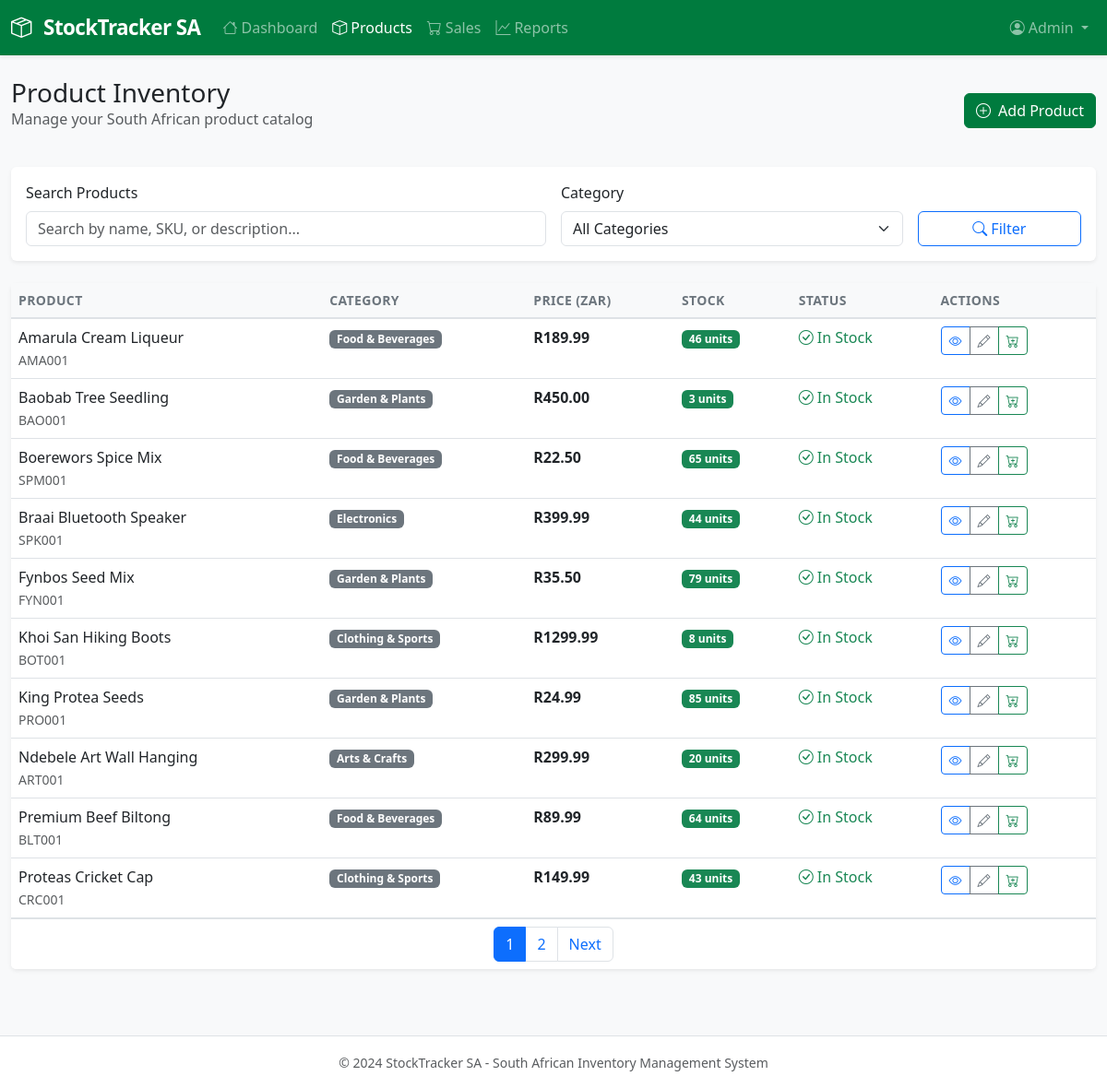
Screenshot of /products/ with the database file from the repository.
### inventory/models.py (models this page shows, shortened)
class Product(models.Model):
    CATEGORY_CHOICES = [
        ('food_beverages', 'Food & Beverages'),
        ('clothing_sports', 'Clothing & Sports'),
        ('arts_crafts', 'Arts & Crafts'),
        ('garden_plants', 'Garden & Plants'),
        ('home_living', 'Home & Living'),
        ('electronics', 'Electronics'),
    ]
    id = models.UUIDField(primary_key=True, default=uuid.uuid4, editable=False)
    name = models.CharField(max_length=200)
    sku = models.CharField(max_length=50, unique=True)
    description = models.TextField(blank=True, null=True)
    category = models.CharField(max_length=20, choices=CATEGORY_CHOICES)
    price = models.DecimalField(max_digits=10, decimal_places=2, validators=[MinValueValidator(Decimal('0.01'))])
    stock = models.PositiveIntegerField(default=0)
    low_stock_threshold = models.PositiveIntegerField(default=10)
    created_at = models.DateTimeField(auto_now_add=True)
    updated_at = models.DateTimeField(auto_now=True)
    class Meta:
        ordering = ['name']
    @property
    def is_low_stock(self):
        return self.stock <= self.low_stock_threshold
    @property
    def is_out_of_stock(self):
        return self.stock == 0

### inventory/views.py (the view)
# urls.py: path('products/', views.product_list, name='product_list'),
def product_list(request):
    search_query = request.GET.get('search', '')
    category_filter = request.GET.get('category', '')
    products = Product.objects.all()
    if search_query:
        products = products.filter(
            Q(name__icontains=search_query) |
            Q(sku__icontains=search_query) |
            Q(description__icontains=search_query)
        )
    if category_filter:
        products = products.filter(category=category_filter)
    paginator = Paginator(products, 10)
    page_number = request.GET.get('page')
    page_obj = paginator.get_page(page_number)
    categories = Product.CATEGORY_CHOICES
    context = {
        'page_obj': page_obj,
        'categories': categories,
        'search_query': search_query,
        'category_filter': category_filter,
    }
    return render(request, 'inventory/product_list.html', context)

### templates/inventory/product_list.html (shortened to what this page needs)
{% extends 'base.html' %}
{% load static %}
{% block content %}
<div class="row">
    <div class="col-12">
        <div class="d-flex justify-content-between align-items-center mb-4">
            <div>
                <h1 class="h3 mb-0">Product Inventory</h1>
                <p class="text-muted">Manage your South African product catalog</p>
            </div>
            <div>
                <a href="/admin/inventory/product/add/" class="btn btn-primary">
                    <i class="bi bi-plus-circle me-2"></i>Add Product
                </a>
            </div>
        </div>
    </div>
</div>
<div class="row mb-4">
    <div class="col-12">
        <div class="card border-0 shadow-sm">
            <div class="card-body">
                <form method="get" class="row g-3">
                    <div class="col-md-6">
                        <label for="search" class="form-label">Search Products</label>
                        <input type="text"
                               class="form-control"
                               id="search"
                               name="search"
                               value="{{ search_query }}"
                               placeholder="Search by name, SKU, or description...">
                    </div>
                    <div class="col-md-4">
                        <label for="category" class="form-label">Category</label>
                        <select class="form-select" id="category" name="category">
                            <option value="">All Categories</option>
                        </select>
                    </div>
                    <div class="col-md-2">
                        <label class="form-label">&nbsp;</label>
                        <div class="d-grid">
                            <button type="submit" class="btn btn-outline-primary">
                                <i class="bi bi-search me-1"></i>Filter
                            </button>
                        </div>
                    </div>
                </form>
            </div>
        </div>
    </div>
</div>
<div class="row">
    <div class="col-12">
        <div class="card border-0 shadow-sm">
            <div class="card-body p-0">
                {% if page_obj %}
                    <div class="table-responsive">
                        <table class="table table-hover mb-0">
                            <thead class="table-light">
                                <tr>
                                    <th>Product</th>
                                    <th>Category</th>
                                    <th>Price (ZAR)</th>
                                    <th>Stock</th>
                                    <th>Status</th>
                                    <th>Actions</th>
                                </tr>
                            </thead>
                            <tbody>
                                {% for product in page_obj %}
                                <tr>
                                    <td>
                                        <div>
                                            <div class="fw-medium">{{ product.name }}</div>
                                            <small class="text-muted">{{ product.sku }}</small>
                                        </div>
                                    </td>
                                    <td>
                                        <span class="badge bg-secondary">{{ product.get_category_display }}</span>
                                    </td>
                                    <td>
                                        <strong>R{{ product.price }}</strong>
                                    </td>
                                    <td>
                                        <span class="badge {% if product.stock == 0 %}bg-danger{% elif product.is_low_stock %}bg-warning text-dark{% else %}bg-success{% endif %}">
                                            {{ product.stock }} units
                                        </span>
                                    </td>
                                    <td>
                                        {% if product.is_out_of_stock %}
                                            <span class="text-danger">
                                                <i class="bi bi-x-circle me-1"></i>Out of Stock
                                            </span>
                                        {% elif product.is_low_stock %}
                                            <span class="text-warning">
                                                <i class="bi bi-exclamation-triangle me-1"></i>Low Stock
                                            </span>
                                        {% else %}
                                            <span class="text-success">
                                                <i class="bi bi-check-circle me-1"></i>In Stock
                                            </span>
                                        {% endif %}
                                    </td>
                                    <td>
                                        <div class="btn-group btn-group-sm">
                                            <a href="{% url 'product_detail' product.id %}"
                                               class="btn btn-outline-primary"
                                               title="View Details">
                                                <i class="bi bi-eye"></i>
                                            </a>
                                            <a href="/admin/inventory/product/{{ product.id }}/change/"
                                               class="btn btn-outline-secondary"
                                               title="Edit">
                                                <i class="bi bi-pencil"></i>
                                            </a>
                                            {% if product.stock > 0 %}
                                            <button type="button"
                                                    class="btn btn-outline-success"
                                                    data-bs-toggle="modal"
                                                    data-bs-target="#saleModal"
                                                    data-product-id="{{ product.id }}"
                                                    data-product-name="{{ product.name }}"
                                                    data-product-price="{{ product.price }}"
                                                    data-available-stock="{{ product.stock }}"
                                                    title="Record Sale">
                                                <i class="bi bi-cart-plus"></i>
                                            </button>
                                            {% endif %}
                                        </div>
                                    </td>
                                </tr>
                                {% endfor %}
                            </tbody>
                        </table>
                    </div>
                    {% if page_obj.has_other_pages %}
                    <div class="card-footer bg-white border-top">
                        <nav aria-label="Products pagination">
                            <ul class="pagination justify-content-center mb-0">
                                {% for page_num in page_obj.paginator.page_range %}
                                    {% if page_num == page_obj.number %}
                                        <li class="page-item active">
                                            <span class="page-link">{{ page_num }}</span>
                                        </li>
                                    {% else %}
                                        <li class="page-item">
                                            <a class="page-link" href="?page={{ page_num }}{% if search_query %}&search={{ search_query }}{% endif %}{% if category_filter %}&category={{ category_filter }}{% endif %}">{{ page_num }}</a>
                                        </li>
                                    {% endif %}
                                {% endfor %}
                                {% if page_obj.has_next %}
                                    <li class="page-item">
                                        <a class="page-link" href="?page={{ page_obj.next_page_number }}{% if search_query %}&search={{ search_query }}{% endif %}{% if category_filter %}&category={{ category_filter }}{% endif %}">Next</a>
                                    </li>
                                {% endif %}
                            </ul>
                        </nav>
                    </div>
                    {% endif %}
                {% endif %}
            </div>
        </div>
    </div>
</div>
{% endblock %}

### static/css/custom.css (style rules this page uses)
:root { --sa-green: #007b3e; --sa-gold: #ffb612; --sa-blue: #002395; --sa-red: #de3831; }
body { font-family: 'Segoe UI', Tahoma, Geneva, Verdana, sans-serif; }
.btn-primary { background-color: var(--sa-green); border-color: var(--sa-green); }
.card { transition: all 0.2s ease-in-out; }
.shadow-sm { box-shadow: 0 0.125rem 0.25rem rgba(0, 0, 0, 0.075) !important; }
.table th { font-weight: 600; font-size: 0.875rem; text-transform: uppercase; letter-spacing: 0.025em; color: #6c757d; border-bottom: 2px solid #dee2e6; }

### rows the page displays
Product: name "Amarula Cream Liqueur", sku "AMA001", category "Food & Beverages", price "189.99", stock "46", low_stock_threshold "In Stock"
Product: name "Baobab Tree Seedling", sku "BAO001", category "Garden & Plants", price "450.00", stock "3", low_stock_threshold "In Stock"
Product: name "Boerewors Spice Mix", sku "SPM001", category "Food & Beverages", price "22.50", stock "65", low_stock_threshold "In Stock"
Product: name "Braai Bluetooth Speaker", sku "SPK001", category "Electronics", price "399.99", stock "44", low_stock_threshold "In Stock"
Product: name "Fynbos Seed Mix", sku "FYN001", category "Garden & Plants", price "35.50", stock "79", low_stock_threshold "In Stock"
Product: name "Khoi San Hiking Boots", sku "BOT001", category "Clothing & Sports", price "1299.99", stock "8", low_stock_threshold "In Stock"
Product: name "King Protea Seeds", sku "PRO001", category "Garden & Plants", price "24.99", stock "85", low_stock_threshold "In Stock"
Product: name "Ndebele Art Wall Hanging", sku "ART001", category "Arts & Crafts", price "299.99", stock "20", low_stock_threshold "In Stock"
Product: name "Premium Beef Biltong", sku "BLT001", category "Food & Beverages", price "89.99", stock "64", low_stock_threshold "In Stock"
Product: name "Proteas Cricket Cap", sku "CRC001", category "Clothing & Sports", price "149.99", stock "43", low_stock_threshold "In Stock"

### other values shown
{{ page_num }} "1"
{{ page_num }} "2"
